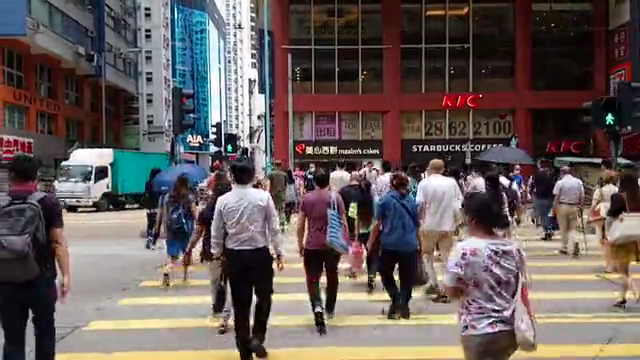
#> input picture frame 346 of @GETTING STARTED WITH OPENCV/Deep-Learning-with-OpenCV-DNN-Module/input/video_1.mp4, 640 x 360 px, given in place of video.mp4, which was not available
$ python removeVideoBg.py
#> lines starting #> are read from the running program, lines starting #| are printed output that depends on the picture; after the words box and inside, x2 and y2 are one past the last pixel; in counts of white or black regions, pixels touching at a corner belong together; pictures that were not available may be replaced by others from this repository, and a replacement may not be noted
import os

import cv2
import numpy as np

os.chdir("D:\Python\learnopencv\@GETTING STARTED WITH OPENCV\VideoBackgroundEstimation")

# Open Video
cap = cv2.VideoCapture("video.mp4")

# Randomly select 25 frames
frameIds = cap.get(cv2.CAP_PROP_FRAME_COUNT) * np.random.uniform(size=25)

# Store selected frames in an array
frames = []
for fid in frameIds:
    cap.set(cv2.CAP_PROP_POS_FRAMES, fid)
    ret, frame = cap.read()
    frames.append(frame)
#> this loop made 25 passes
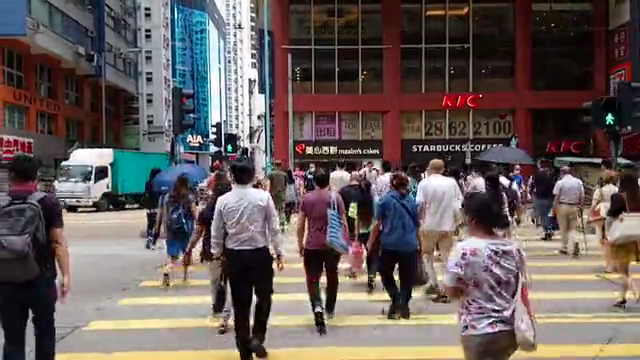
#> input picture frame 346 of @GETTING STARTED WITH OPENCV/Deep-Learning-with-OpenCV-DNN-Module/input/video_1.mp4, 640 x 360 px, given in place of video.mp4, which was not available
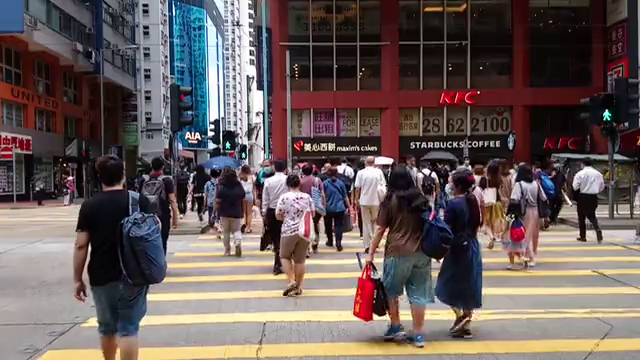
#> input picture frame 451 of @GETTING STARTED WITH OPENCV/Deep-Learning-with-OpenCV-DNN-Module/input/video_1.mp4, 640 x 360 px, given in place of video.mp4, which was not available
#> pass 3, `ret, frame = cap.read()`:
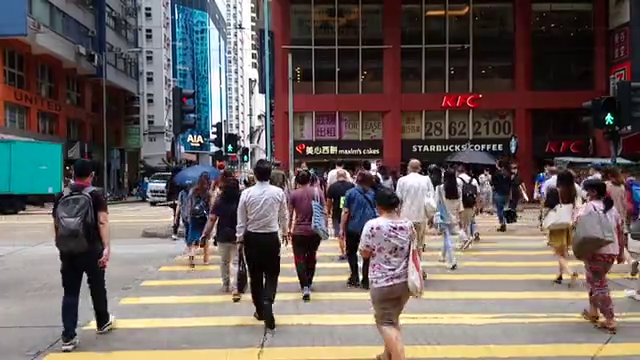
#> frame: shape (360, 640, 3); mean B, G, R 93.7, 97.1, 107.5
#> after the loop, frames = 25 items

# Calculate the median along the time axis
medianFrame = np.median(frames, axis=0).astype(dtype=np.uint8)

# Display median frame
cv2.imshow("frame", medianFrame)
cv2.waitKey(0)

# Reset frame number to 0
cap.set(cv2.CAP_PROP_POS_FRAMES, 0)

# Convert background to grayscale
grayMedianFrame = cv2.cvtColor(medianFrame, cv2.COLOR_BGR2GRAY)
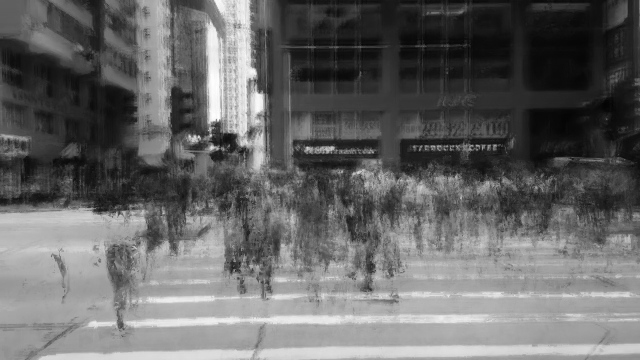
#> grayMedianFrame: shape (360, 640); min 3, max 254, mean 103

# Loop over all frames
ret = True
while ret:

    # Read frame
    ret, frame = cap.read()
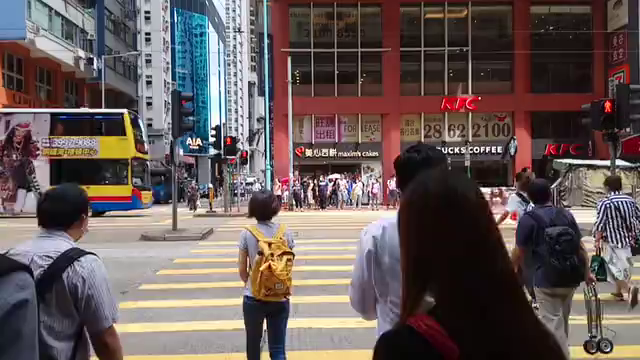
#> input picture frame 0 of @GETTING STARTED WITH OPENCV/Deep-Learning-with-OpenCV-DNN-Module/input/video_1.mp4, 640 x 360 px, given in place of video.mp4, which was not available
#> frame is the input picture: shape (360, 640, 3); mean B, G, R 87.5, 89.4, 102.8
    # Convert current frame to grayscale
    frame = cv2.cvtColor(frame, cv2.COLOR_BGR2GRAY)
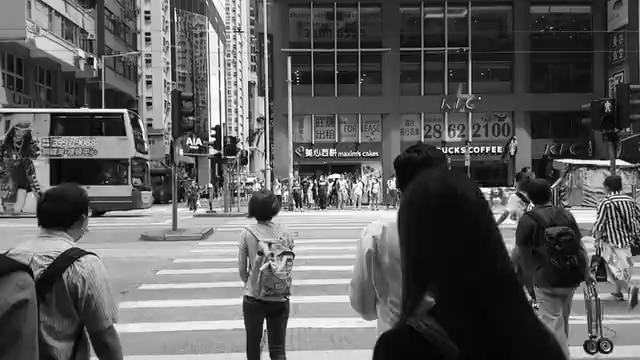
#> frame: shape (360, 640); min 0, max 255, mean 93.1
    # Calculate absolute difference of current frame and
    # the median frame
    dframe = cv2.absdiff(frame, grayMedianFrame)
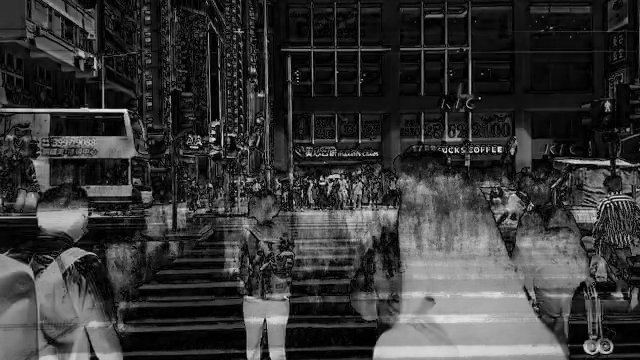
#> dframe: shape (360, 640); min 0, max 238, mean 55.2
    # Treshold to binarize
    th, dframe = cv2.threshold(dframe, 30, 255, cv2.THRESH_BINARY)
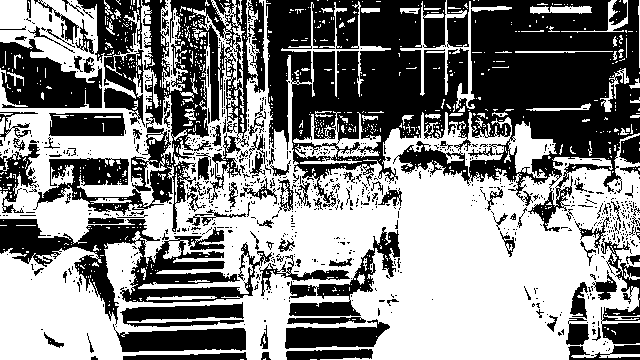
#> dframe: shape (360, 640); 52.3% white; 865 black regions (746 under 20 px), largest, box (x1, y1, x2, y2) and area: (266, 0, 640, 232) 50425, (33, 0, 265, 232) 14591, (0, 219, 272, 325) 9006
    # Display image
    cv2.imshow("frame", dframe)
    cv2.waitKey(20)

# Release video object
cap.release()

# Destroy all windows
cv2.destroyAllWindows()

$ run again, starting later in the video
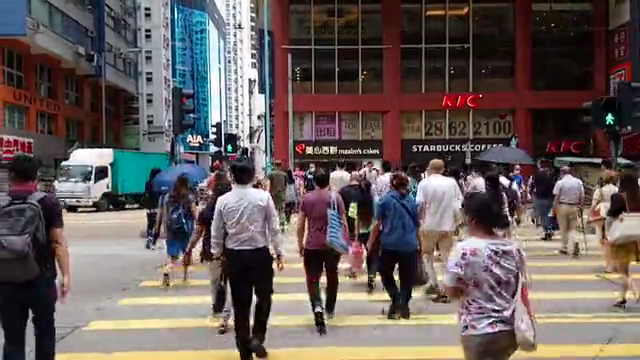
#> input picture frame 346 of @GETTING STARTED WITH OPENCV/Deep-Learning-with-OpenCV-DNN-Module/input/video_1.mp4, 640 x 360 px, given in place of video.mp4, which was not available
#> the loop `for fid in frameIds:` made 25 passes
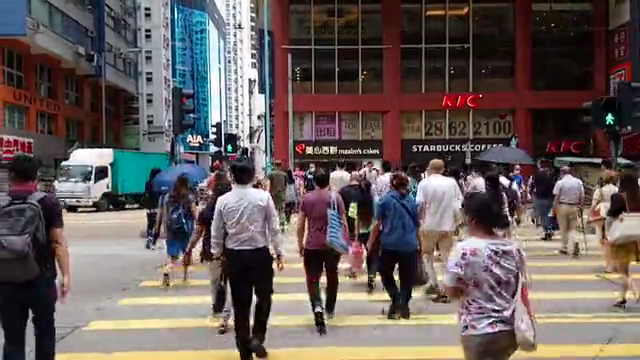
#> input picture frame 346 of @GETTING STARTED WITH OPENCV/Deep-Learning-with-OpenCV-DNN-Module/input/video_1.mp4, 640 x 360 px, given in place of video.mp4, which was not available
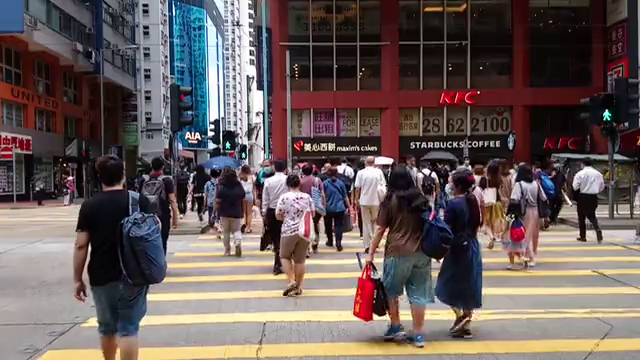
#> input picture frame 451 of @GETTING STARTED WITH OPENCV/Deep-Learning-with-OpenCV-DNN-Module/input/video_1.mp4, 640 x 360 px, given in place of video.mp4, which was not available
#> after the loop `for fid in frameIds:`: frames = 25 items
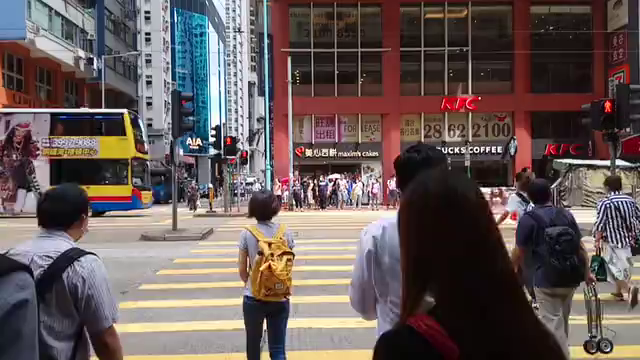
#> input picture frame 0 of @GETTING STARTED WITH OPENCV/Deep-Learning-with-OpenCV-DNN-Module/input/video_1.mp4, 640 x 360 px, given in place of video.mp4, which was not available
#> frame is the input picture: shape (360, 640, 3); mean B, G, R 87.5, 89.4, 102.8
